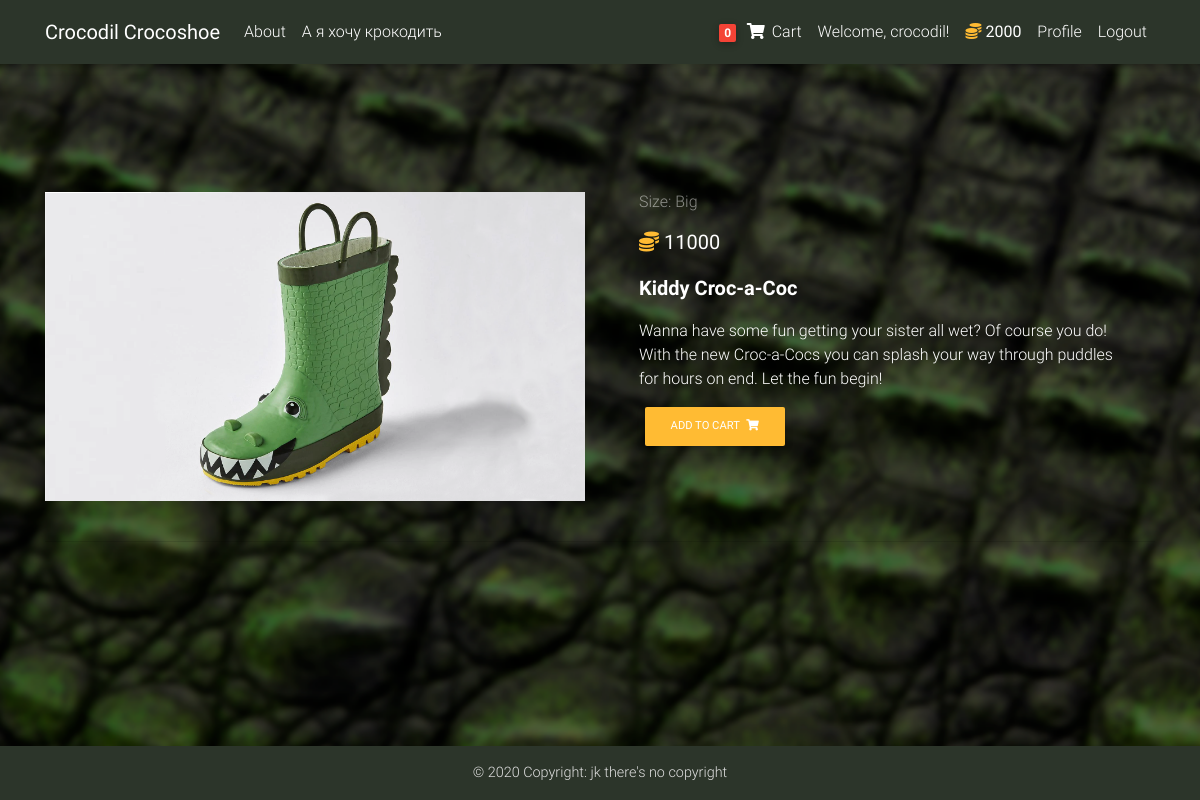
/products/kiddy-croc-a-croc (signed in), run on the app's committed database.
### core/models.py (models this page shows, shortened)
class Order(models.Model):
    user = models.ForeignKey(settings.AUTH_USER_MODEL, on_delete=models.CASCADE)
    items = models.ManyToManyField(OrderItem)
    ordered = models.BooleanField(default=False)

class Player(models.Model):
    user = models.OneToOneField(User, on_delete=models.CASCADE)
    credit = models.IntegerField(validators=[MinValueValidator(0), MaxValueValidator(1_000_000)], default=2_000)

class Item(models.Model):
    name = models.CharField(max_length=50)
    description = models.TextField()
    image = models.CharField(max_length=30)
    image_desc = models.CharField(max_length=50)
    price = models.IntegerField(validators=[MinValueValidator(0), MaxValueValidator(1_000_000)])
    slug = models.SlugField()
    size = models.CharField(
        max_length=1,
        choices=(('S', 'Small'), ('M', 'Medium'), ('B', 'Big')),
        default='S',
    )
    def get_add_to_cart_url(self):
        return reverse("core:add-to-cart", kwargs={'slug': self.slug})
    class Meta:
        ordering = ['price']

### core/views.py (the view)
# urls.py: path('products/<slug>', ItemDetailView.as_view(), name='product'),
class ItemDetailView(DetailView):
    model = Item
    template_name = 'product.html'

### core/templatetags/cart_template_tags.py (called while the page is built)
@register.filter
def cart_item_count(user):
    if user.is_authenticated:
        qs = Order.objects.filter(user=user, ordered=False)
        if qs.exists():
            return qs[0].items.count()
    return 0

### templates/product.html (shortened to what this page needs)
{% extends 'base.html' %}
{% load static %}
{% block content %}
  <main class="mt-5 pt-4">
    <div class="container white-text mt-5">
      <div class="row wow fadeIn">
        <div class="col-md-6 mb-4">
          <img src="{% static object.image %}" class="img-fluid" alt='{{ object.image_desc }}'>
        </div>
        <div class="col-md-6 mb-4">
          <div class="px-4">
            <h6 class="mb-3 text-white-50">
                Size: {{ object.get_size_display }}
            </h6>
            <p class="lead">
              <strong><i class="fas fa-coins text-warning"></i> {{ object.price }}</strong>
            </p>
            <p class="lead font-weight-bold">{{ object.name }}</p>
            <p>{{ object.description }}</p>
            <a href="{{ object.get_add_to_cart_url }}" class="btn btn-warning btn-md my-0 p">Add to cart
              <i class="fas fa-shopping-cart ml-1"></i>
            </a>
          </div>
        </div>
      </div>
      <hr>
    </div>
  </main>
{% endblock %}

### templates/base.html (shortened to what this page needs)
{% load static %}
{% load cart_template_tags %}
<!DOCTYPE html>
<html lang="en">
<head>
    <link rel="stylesheet" href="https://use.fontawesome.com/releases/v5.11.2/css/all.css">
    <link href={% static "css/bootstrap.min.css" %} rel="stylesheet">
    <link href={% static "css/mdb.min.css" %} rel="stylesheet">
    <link href={% static "css/style.min.css" %} rel="stylesheet">
</head>
<body id="bg">
    <div class="view">
        <nav class="navbar fixed-top navbar-expand-lg navbar-dark my-bar scrolling-navbar text-white">
            <div class="container">
            <a class="navbar-brand waves-effect" href="/">
                <strong>Crocodil Crocoshoe</strong>
            </a>
            <div class="collapse navbar-collapse" id="navbarSupportedContent">
                <ul class="navbar-nav mr-auto">
                    <li class="nav-item">
                        <a class="nav-link waves-effect" href="{% url 'core:about' %}">About</a>
                    </li>
                    <li class="nav-item">
                        <a class="nav-link waves-effect" href="{% url 'core:clicky' %}">А я хочу крокодить</a>
                    </li>
                </ul>
                {% if request.user.is_authenticated %}
                    <ul class="navbar-nav nav-flex-icons">
                        <li class="nav-item">
                            <a href="{% url 'core:order-summary' %}" class="nav-link waves-effect">
                                <span class="badge red z-depth-1 mr-1"> {{ request.user|cart_item_count }} </span>
                                <i class="fas fa-shopping-cart"></i>
                                <span class="clearfix d-none d-sm-inline-block"> Cart </span>
                            </a>
                        </li>
                        <li class="nav-item">
                            <span class="py-2 px-2 clearfix d-none d-sm-inline-block"> Welcome, {{ request.user }}! </span>
                        </li>
                        <li class="nav-item">
                            <span class="py-2 px-2 clearfix d-inline-block">
                                <strong><i class="fas fa-coins text-warning"></i> {{ request.user.player.credit }}</strong>
                            </span>
                        </li>
                        <li class="nav-item">
                            <a href="{% url 'core:profile' %}" class="nav-link waves-effect">
                                <span class="clearfix d-sm-inline-block"> Profile </span>
                            </a>
                        </li>
                        <li class="nav-item">
                            <a href="{% url 'account_logout' %}" class="nav-link waves-effect">
                                <span class="clearfix d-sm-inline-block"> Logout </span>
                            </a>
                        </li>
                    </ul>
                {% endif %}
            </div>
            </div>
        </nav>
        <div class="mt-5 pt-4">
        </div>
        {% block content  %}
        {% endblock %}
        <footer class="my-bar text-center font-small mt-4 wow {% block footer_fade %}fadeIn {% endblock %}fixed-bottom">
            <div class="footer-copyright text-light py-3">
                © 2020 Copyright: jk there's no copyright
            </div>
        </footer>
    </div>
</body>
</html>

### templates/base.html (style rules this page uses)
html, body, header, { height: 60vh; }

### data on the page
Item: image (picture), size "Big", price "11000", name "Kiddy Croc-a-Coc", description "Wanna have some fun getting your sister all wet? Of course you do! With the new Croc-a-Cocs you can splash your way through puddles for hours on end. Let the fun begin!"

### other printed values
{{ request.user|cart_item_count }} "0"
{{ request.user }} "crocodil"
{{ request.user.player.credit }} "2000"
